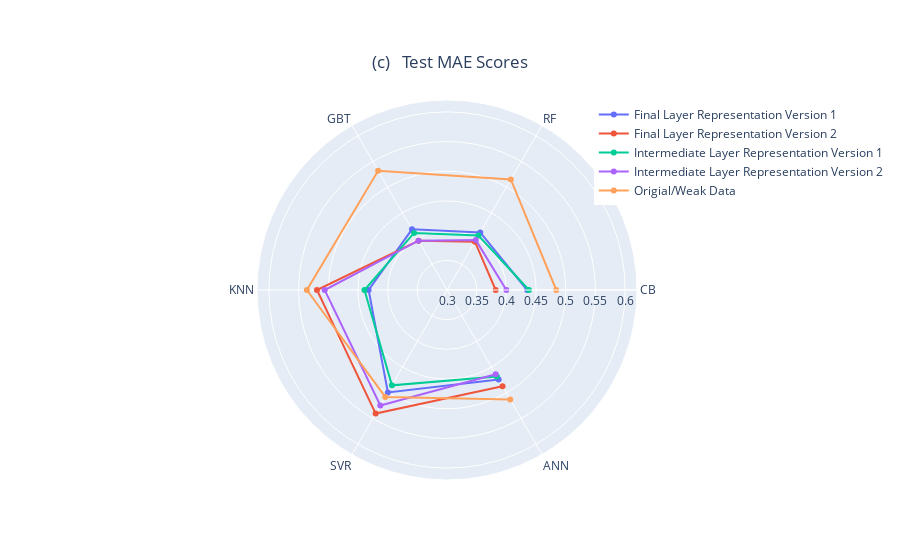

Notebook source saved alongside this figure:
### Code cell
import plotly.graph_objects as go


Appr1_v1 = Data1['Test MAE']
Appr1_v2 = Data2['Test MAE']
Appr2_v1 = Data3['Test MAE']
Appr2_v2 = Data4['Test MAE']
Weak = Data5['Test MAE']


categories = ['CB', 'RF', 'GBT', 'KNN', 'SVR','ANN']

fig = go.Figure()

fig.add_trace(go.Scatterpolar(
      r=Appr1_v1,
      theta=categories,
      fill=None,
      name='Final Layer Representation Version 1'
))
fig.add_trace(go.Scatterpolar(
      r=Appr1_v2, 
      theta=categories,
      fill=None,
      name='Final Layer Representation Version 2'
))
fig.add_trace(go.Scatterpolar(
      r=Appr2_v1,
      theta=categories,
      fill=None,
      name='Intermediate Layer Representation Version 1'
))
fig.add_trace(go.Scatterpolar(
      r=Appr2_v2,
      theta=categories,
      fill=None,
      name='Intermediate Layer Representation Version 2'
))

fig.add_trace(go.Scatterpolar(
      r=Weak,
      theta=categories,
      fill=None,
      name='Origial/Weak Data'
))

fig.update_layout(
    legend=dict(x=0.7,y=1),
    title=dict(text='(c)   Test MAE Scores',x=0.5,y=0.9),
    polar=dict(radialaxis=dict(visible=True,range=[0.3, 0.62])),
    showlegend=True
)

fig.show()

### Figure 1 — Plotly figure (JSON) as saved in the notebook; plotly's stock layout.template omitted (floating-point values rounded to 4 significant figures)
{"data": [{"name": "Final Layer Representation Version 1", "r": [0.435, 0.412, 0.418, 0.432, 0.4991, 0.474], "theta": ["CB", "RF", "GBT", "KNN", "SVR", "ANN"], "type": "scatterpolar"}, {"name": "Final Layer Representation Version 2", "r": [0.382, 0.394, 0.396, 0.519, 0.5403, 0.487], "theta": ["CB", "RF", "GBT", "KNN", "SVR", "ANN"], "type": "scatterpolar"}, {"name": "Intermediate Layer Representation Version 1", "r": [0.438, 0.406, 0.411, 0.439, 0.4854, 0.468], "theta": ["CB", "RF", "GBT", "KNN", "SVR", "ANN"], "type": "scatterpolar"}, {"name": "Intermediate Layer Representation Version 2", "r": [0.4, 0.397, 0.396, 0.506, 0.5246, 0.464], "theta": ["CB", "RF", "GBT", "KNN", "SVR", "ANN"], "type": "scatterpolar"}, {"name": "Origial/Weak Data", "r": [0.484, 0.515, 0.532, 0.536, 0.5079, 0.513], "theta": ["CB", "RF", "GBT", "KNN", "SVR", "ANN"], "type": "scatterpolar"}], "layout": {"legend": {"x": 0.7, "y": 1}, "polar": {"radialaxis": {"range": [0.3, 0.62], "visible": true}}, "showlegend": true, "title": {"text": "(c)   Test MAE Scores", "x": 0.5, "y": 0.9}}}
